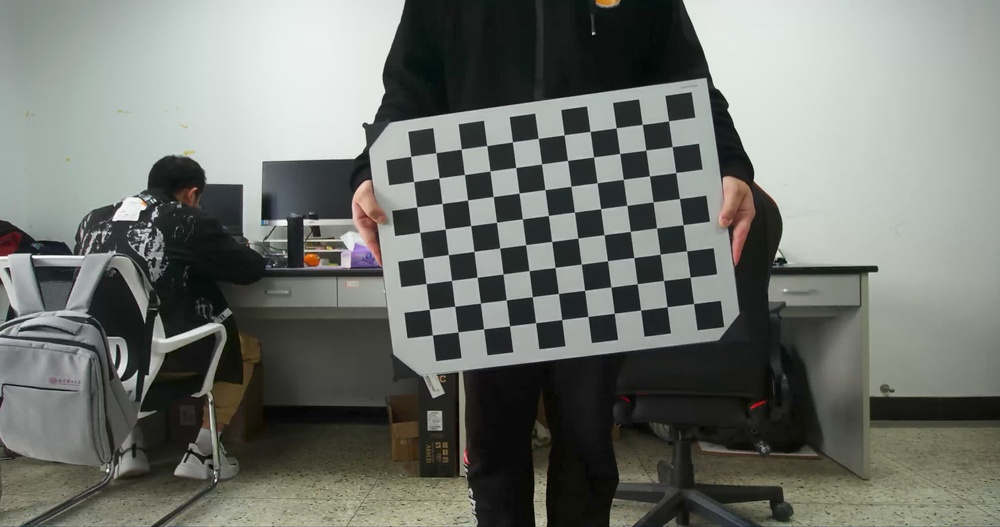
#> input picture src/camrea_locate/scripts/calbration/cal/2022-03-27 20-52-22.603921.jpg, 1000 x 527 px, shrunk from 4096 x 2160 before the run; its folder holds only this picture in this run
$ python camera_cal.py
#> lines starting #> are read from the running program, lines starting #| are printed output that depends on the picture; after the words box and inside, x2 and y2 are one past the last pixel; in counts of white or black regions, pixels touching at a corner belong together; long printed decimals are rounded
# -*- coding: UTF-8 -*-
from __future__ import print_function
import cv2
import numpy as np
import glob
from numpy import array as matrix, arange

# 找棋盘格角点
# 阈值
criteria = (cv2.TERM_CRITERIA_EPS + cv2.TERM_CRITERIA_MAX_ITER, 30, 0.001)
# w h分别是棋盘格模板长边和短边规格（角点个数）
w = 11
h = 8

# 世界坐标系中的棋盘格点,例如(0,0,0), (1,0,0), (2,0,0) ....,(8,5,0)，去掉Z坐标，记为二维矩阵，认为在棋盘格这个平面上Z=0
objp = np.zeros((w * h, 3), np.float32)  # 构造0矩阵，88行3列，用于存放角点的世界坐标
objp[:, :2] = np.mgrid[0:w, 0:h].T.reshape(-1, 2)  # 三维网格坐标划分

# 储存棋盘格角点的世界坐标和图像坐标对
objpoints = []  # 在世界坐标系中的三维点
imgpoints = []  # 在图像平面的二维点
record = []

images = glob.glob('./cal/*.jpg')
for fname in images:
    print(fname)
    img = cv2.imread(fname)
#> img is the input picture: shape (527, 1000, 3); mean B, G, R 109.9, 115.3, 111.9
#     cv2.imshow("display",img)
#     cv2.waitKey(100)
    gray = cv2.cvtColor(img, cv2.COLOR_BGR2GRAY)
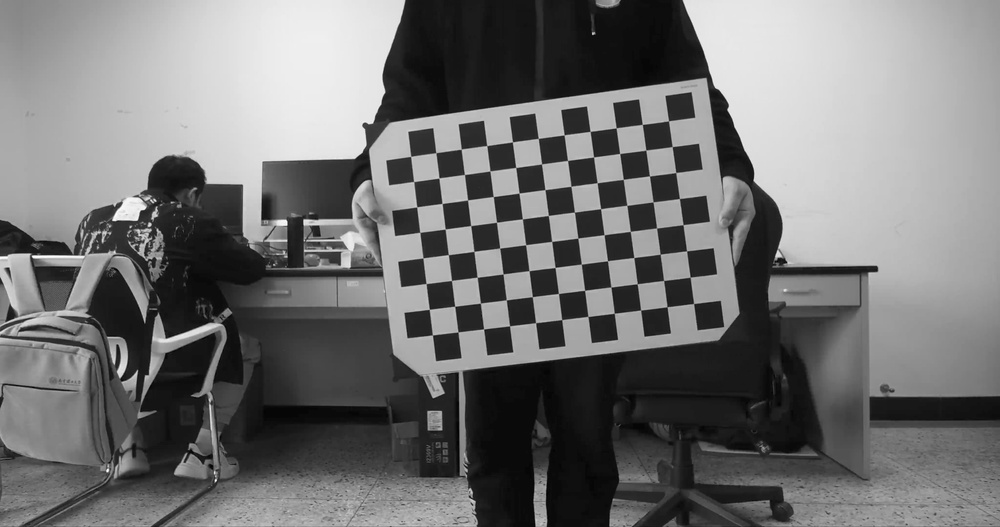
#> gray: shape (527, 1000); min 0, max 255, mean 113.7
    # 粗略找到棋盘格角点 这里找到的是这张图片中角点的亚像素点位置，共11×8 = 88个点，gray必须是8位灰度或者彩色图，（w,h）为角点规模
    ret, corners = cv2.findChessboardCorners(gray, (w, h))
#> ret = True; corners = 88 rows, first 8: [693.5, 303.5], [667, 306.7], [640.6, 310], [614.2, 313.2], [587.9, 316.4], [561.7, 319.6], [535.6, 322.7], [509.6, 325.8]
    # 如果找到足够点对，将其存储起来
    if ret == True:
        record.append(fname)
        # 精确找到角点坐标
        corners = cv2.cornerSubPix(gray, corners, (11, 11), (-1, -1), criteria)
#> corners = 88 rows, first 8: [693.6, 303.5], [667, 306.7], [640.6, 310.1], [614.3, 313.3], [587.9, 316.5], [561.7, 319.6], [535.6, 322.7], [509.5, 325.8]

        # 将正确的objp点放入objpoints中
        objpoints.append(objp)
        imgpoints.append(corners)
        # 将角点在图像上显示
        cv2.drawChessboardCorners(img, (w, h), corners, ret)
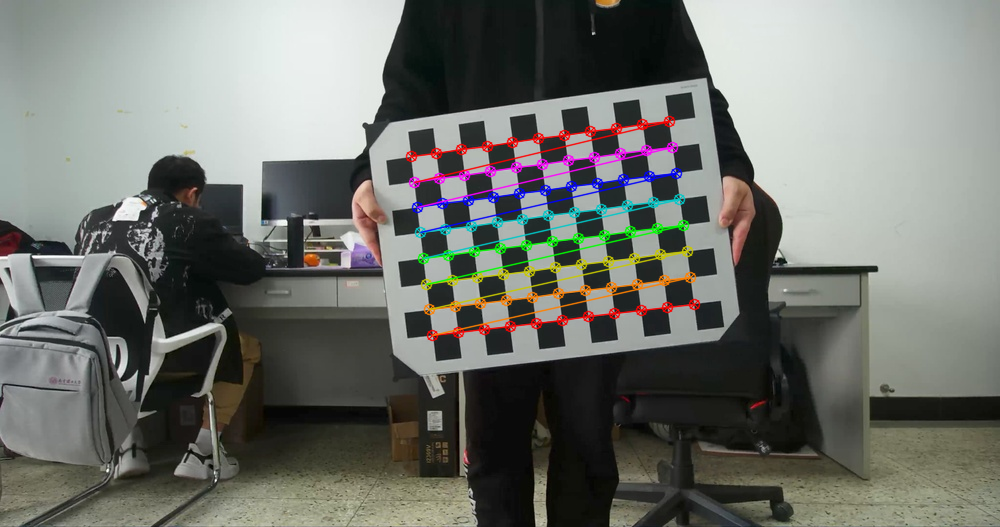
#> img: shape (527, 1000, 3); 3.42% of pixels changed, all inside (x1, y1, x2, y2) = (405, 115, 701, 342)
        cv2.imshow('findCorners', img)
        cv2.waitKey(100)
cv2.destroyAllWindows()
# 标定 返回标定结果、相机的内参数矩阵、畸变系数、旋转矩阵和平移向量
ret, mtx, dist, rvecs, tvecs = cv2.calibrateCamera(objpoints, imgpoints, gray.shape[::-1], None, None)
#> ret = 0.0641; mtx = [[183.1, 0, 447.2], [0, 184.5, 275.8], [0, 0, 1]]; dist = [[-0.00577, -0.0016, -0.000386, 0.00112, 0.000609]]; rvecs = ([0.0347, 0.012, 3.02],); tvecs = ([9.34, 1.05, 6.89],)

print('ret:', ret)
#| ret: 0.06411
print('内参矩阵:', mtx)
#| 内参矩阵: [[183.118   0.         447.237]
#|  [  0.         184.549 275.827]
#|  [  0.           0.           1.        ]]
print(type(mtx))
#| <class 'numpy.ndarray'>
print('畸变系数:', dist)
#| 畸变系数: [[-0.005775 -0.001595 -0.0003858  0.001122  0.0006085 ]]
print(type(dist))
#| <class 'numpy.ndarray'>
print('旋转矩阵:', rvecs)
#| 旋转矩阵: (array([[0.03471],
#|        [0.01201],
#|        [3.017]]),)
print('平移向量:', tvecs)
#| 平移向量: (array([[9.342],
#|        [1.047 ],
#|        [6.890]]),)

# 去畸变
img2 = cv2.imread('./cal/11.jpg')
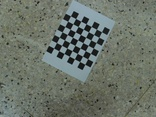
#> input picture src/camrea_locate/scripts/calbration/cal1/11.jpg, 156 x 117 px, shrunk from 640 x 480 before the run, found by its file name
#> img2 is the input picture: shape (117, 156, 3); mean B, G, R 105.3, 115.3, 107.5
h, w = img2.shape[:2]
#> h = 117; w = 156
newcameramtx, roi = cv2.getOptimalNewCameraMatrix(mtx, dist, (w, h), 1, (w, h))  # 自由比例参数
#> newcameramtx = [[208.5, 0, 488.9], [0, 174.2, 260], [0, 0, 1]]; roi = (29, 26, 120, 80)
dst = cv2.undistort(img2, mtx, dist, None, newcameramtx)
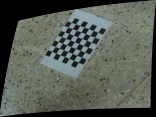
#> dst: shape (117, 156, 3); mean B, G, R 83.7, 91.7, 85.6
# 根据前面ROI区域裁剪图片
# x, y, w, h = roi
# dst = dst[y:y + h, x:x + w]
# cv2.imshow('fin', dst)
cv2.imwrite('./fin.png', dst)
# cv2.waitKey()
# cv2.destroyAllWindows()

# 反投影误差
total_error = 0
for i in range(len(objpoints)):
    imgpoints2, _ = cv2.projectPoints(objpoints[i], rvecs[i], tvecs[i], mtx, dist)
    error = cv2.norm(imgpoints[i], imgpoints2, cv2.NORM_L2) / len(imgpoints2)
    total_error += error
#> this loop made 1 pass
#> (error, total_error) on pass 1: (0.00683, 0.00683)
#> after the loop, total_error = 0.00683
print("total error: ", total_error / len(objpoints))
#| total error:  0.006834


'''


'''
